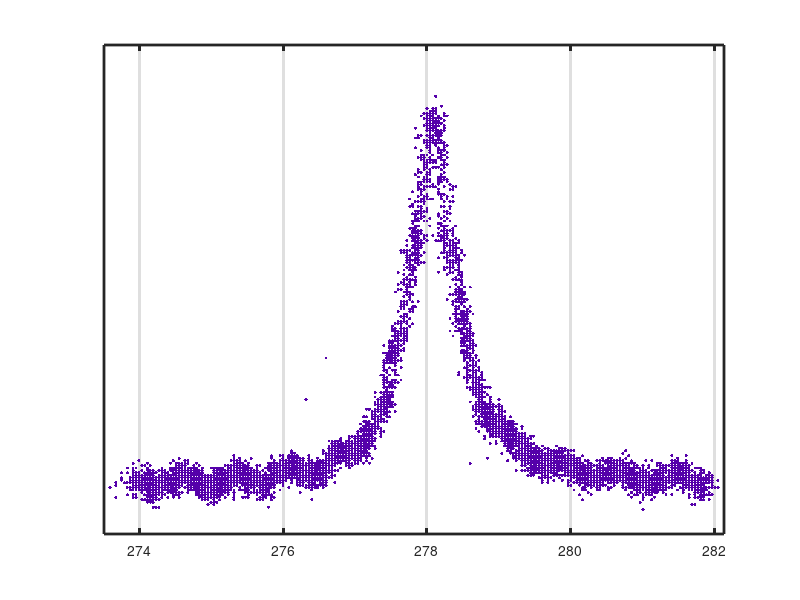

This chart was generated by the following MATLAB code: (Note: this script raises an error after producing the figure.)
function FSRfitFig()
% Function to make OMC FSR plot for my thesis
% nicolas smith

% get the data ready
load FSRfinessemeas.mat
fReal = 2*freq;
%nopcha
realFSR = 278.288;
fitFSR = 278.097;

fReal = (fReal-278)*realFSR/fitFSR+278;

% This function was automatically generated on 08-Mar-2012 15:12:32
% and subsequently modified.

% Set up figure to receive datasets and fits
f_ = figure();
set(f_,'Units','Pixels','Position',[0 0 650 400],'Visible','Off','Color','white');
legh_ = []; legt_ = {};   % handles and text for legend
xlim_ = [Inf -Inf];       % limits of x axis
ax_ = axes;
set(ax_,'Units','normalized','OuterPosition',[0 0 1 1],'LineWidth',2);
set(ax_,'Box','on');
grid on
set(ax_,'Ytick',[]);
axes(ax_); hold on;


% --- Plot data 
h_ = line(fReal,trans,'Parent',ax_,'Color',[0.333333 0 0.666667],...
    'LineStyle','none', 'LineWidth',1,...
    'Marker','.', 'MarkerSize',7);
xlim_(1) = min(xlim_(1),min(fReal));
xlim_(2) = max(xlim_(2),max(fReal));
legh_(end+1) = h_;
legt_{end+1} = 'Measured Data';

% Nudge axis limits beyond data limits
xlim_ = xlim_ + [-1 1] * 0.01 * diff(xlim_);
set(ax_,'XLim',xlim_)

% --- Create fit 
fo_ = fitoptions('method','NonlinearLeastSquares','Robust','Bisquare','Algorithm','Levenberg-Marquardt','MaxFunEvals',10000,'MaxIter',10000,'TolFun',1.0000000000000000209e-08,'TolX',1.0000000000000000209e-08);
ok_ = isfinite(fReal) & isfinite(trans);
if ~all( ok_ )
    warning( 'GenerateMFile:IgnoringNansAndInfs', ...
        'Ignoring NaNs and Infs in data' );
end
st_ = [0.02 0.05 370.0 278.0]; % fit starting point
set(fo_,'Startpoint',st_);
ft_ = fittype('offset+gain/(1+4/pi^2*F^2*sin(f/FSR*pi)^2)',...
    'dependent',{'y'},'independent',{'f'},...
    'coefficients',{'gain', 'offset', 'F', 'FSR'});

% Fit this model using new data
disp('fitting curve...')
cf_ = fit(fReal(ok_),trans(ok_),ft_,fo_);
disp('done')
disp(cf_)
cf_.FSR
confint(cf_)

% Plot this fit
h_ = plot(cf_,'fit',0.95);
set(f_,'Visible','Off');
legend off;  % turn off legend from plot method call
set(h_(1),'Color',[1 0 0],...
    'LineStyle','-', 'LineWidth',2,...
    'Marker','none', 'MarkerSize',6);
legh_(end+1) = h_(1);
legt_{end+1} = 'Curve Fit';

% Done plotting data and fits.  Now finish up loose ends.
hold off;
leginfo_ = {'Orientation', 'vertical', 'Location', 'NorthEast'};
h_ = legend(ax_,legh_,legt_,leginfo_{:});  % create legend
set(h_,'Interpreter','none');
xlabel(ax_,'Frequency Offset (MHz)');               
ylabel(ax_,'Transmission');

export_fig('FSRfit.pdf','-painters')
